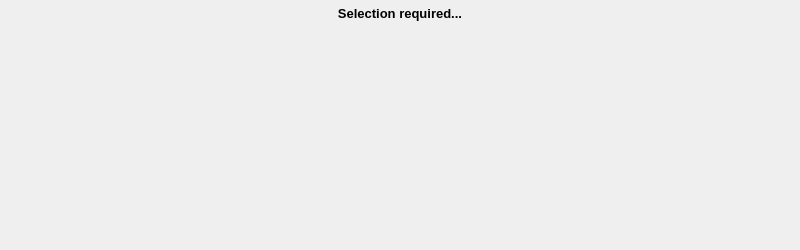
<?xml version="1.0" encoding="UTF-8"?>
<ui version="4.0">
 <class>QGISRedTimeSeriesDock</class>
 <widget class="QDockWidget" name="QGISRedTimeSeriesDock">
  <property name="geometry">
   <rect>
    <x>0</x>
    <y>0</y>
    <width>800</width>
    <height>250</height>
   </rect>
  </property>
  <property name="windowTitle">
   <string>Time Series</string>
  </property>
  <widget class="QWidget" name="dockWidgetContents">
   <layout class="QVBoxLayout" name="verticalLayout">
    <property name="spacing">
     <number>2</number>
    </property>
    <property name="leftMargin">
     <number>6</number>
    </property>
    <property name="topMargin">
     <number>6</number>
    </property>
    <property name="rightMargin">
     <number>6</number>
    </property>
    <property name="bottomMargin">
     <number>6</number>
    </property>
    <item>
     <widget class="QLabel" name="lblTitle">
      <property name="font">
       <font>
        <pointsize>10</pointsize>
        <weight>75</weight>
        <bold>true</bold>
       </font>
      </property>
      <property name="text">
       <string>Selection required...</string>
      </property>
      <property name="alignment">
       <set>Qt::AlignCenter</set>
      </property>
     </widget>
    </item>
    <item>
     <widget class="QWidget" name="chartContainer" native="true">
      <property name="sizePolicy">
       <sizepolicy hsizetype="Preferred" vsizetype="Expanding">
        <horstretch>0</horstretch>
        <verstretch>0</verstretch>
       </sizepolicy>
      </property>
     </widget>
    </item>
   </layout>
  </widget>
 </widget>
 <resources/>
 <connections/>
</ui>
